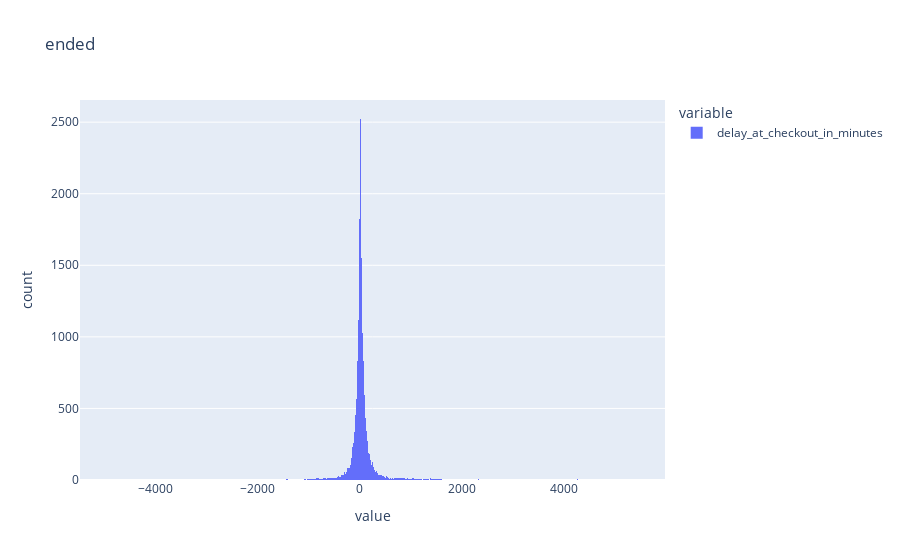
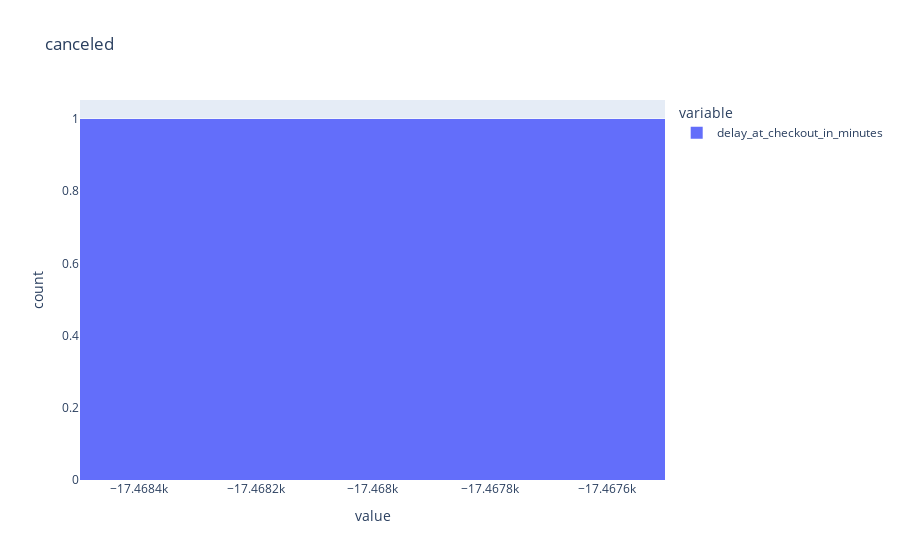
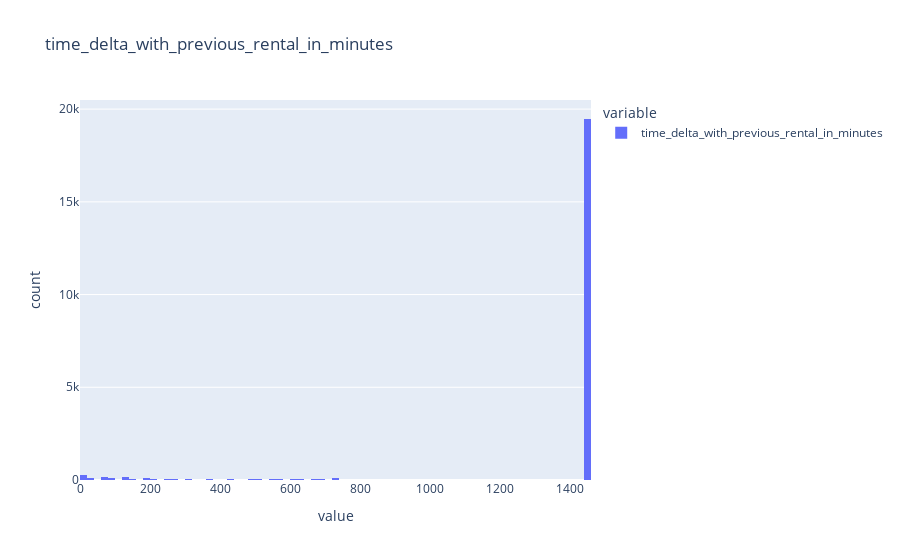

The notebook cell these images were saved under, in order:
### Code cell
import plotly_express as px
seuil=6000.0
mask_ended=df_delay[(df_delay["delay_at_checkout_in_minutes"]<seuil) & (df_delay["delay_at_checkout_in_minutes"]>-seuil)& (df_delay["state"]=="ended")]
mask_canceled=df_delay[ (df_delay["state"]=="canceled")]
display(px.histogram(mask_ended["delay_at_checkout_in_minutes"],title="ended"))
display(px.histogram(mask_canceled["delay_at_checkout_in_minutes"],title="canceled"))
display(px.histogram(df_delay["time_delta_with_previous_rental_in_minutes"],title="time_delta_with_previous_rental_in_minutes"))

### Figure 1 — Plotly figure (JSON) as saved in the notebook; plotly's stock layout.template omitted (floating-point values rounded to 4 significant figures; data arrays with more than 128 entries replaced by an {"elided": "..."} marker saying what was removed)
{"data": [{"bingroup": "x", "hovertemplate": "variable=delay_at_checkout_in_minutes<br>value=%{x}<br>count=%{y}<extra></extra>", "legendgroup": "delay_at_checkout_in_minutes", "marker": {"color": "#636efa", "pattern": {"shape": ""}}, "name": "delay_at_checkout_in_minutes", "orientation": "v", "showlegend": true, "type": "histogram", "x": {"elided": "16321 float values"}, "xaxis": "x", "yaxis": "y"}], "layout": {"barmode": "relative", "legend": {"title": {"text": "variable"}, "tracegroupgap": 0}, "title": {"text": "ended"}, "xaxis": {"anchor": "y", "domain": [0, 1], "title": {"text": "value"}}, "yaxis": {"anchor": "x", "domain": [0, 1], "title": {"text": "count"}}}}

### Figure 2 — Plotly figure (JSON) as saved in the notebook; plotly's stock layout.template omitted (floating-point values rounded to 4 significant figures; data arrays with more than 128 entries replaced by an {"elided": "..."} marker saying what was removed)
{"data": [{"bingroup": "x", "hovertemplate": "variable=delay_at_checkout_in_minutes<br>value=%{x}<br>count=%{y}<extra></extra>", "legendgroup": "delay_at_checkout_in_minutes", "marker": {"color": "#636efa", "pattern": {"shape": ""}}, "name": "delay_at_checkout_in_minutes", "orientation": "v", "showlegend": true, "type": "histogram", "x": {"elided": "3264 float values"}, "xaxis": "x", "yaxis": "y"}], "layout": {"barmode": "relative", "legend": {"title": {"text": "variable"}, "tracegroupgap": 0}, "title": {"text": "canceled"}, "xaxis": {"anchor": "y", "domain": [0, 1], "title": {"text": "value"}}, "yaxis": {"anchor": "x", "domain": [0, 1], "title": {"text": "count"}}}}

### Figure 3 — Plotly figure (JSON) as saved in the notebook; plotly's stock layout.template omitted (floating-point values rounded to 4 significant figures; data arrays with more than 128 entries replaced by an {"elided": "..."} marker saying what was removed)
{"data": [{"bingroup": "x", "hovertemplate": "variable=time_delta_with_previous_rental_in_minutes<br>value=%{x}<br>count=%{y}<extra></extra>", "legendgroup": "time_delta_with_previous_rental_in_minutes", "marker": {"color": "#636efa", "pattern": {"shape": ""}}, "name": "time_delta_with_previous_rental_in_minutes", "orientation": "v", "showlegend": true, "type": "histogram", "x": {"elided": "21308 float values"}, "xaxis": "x", "yaxis": "y"}], "layout": {"barmode": "relative", "legend": {"title": {"text": "variable"}, "tracegroupgap": 0}, "title": {"text": "time_delta_with_previous_rental_in_minutes"}, "xaxis": {"anchor": "y", "domain": [0, 1], "title": {"text": "value"}}, "yaxis": {"anchor": "x", "domain": [0, 1], "title": {"text": "count"}}}}
